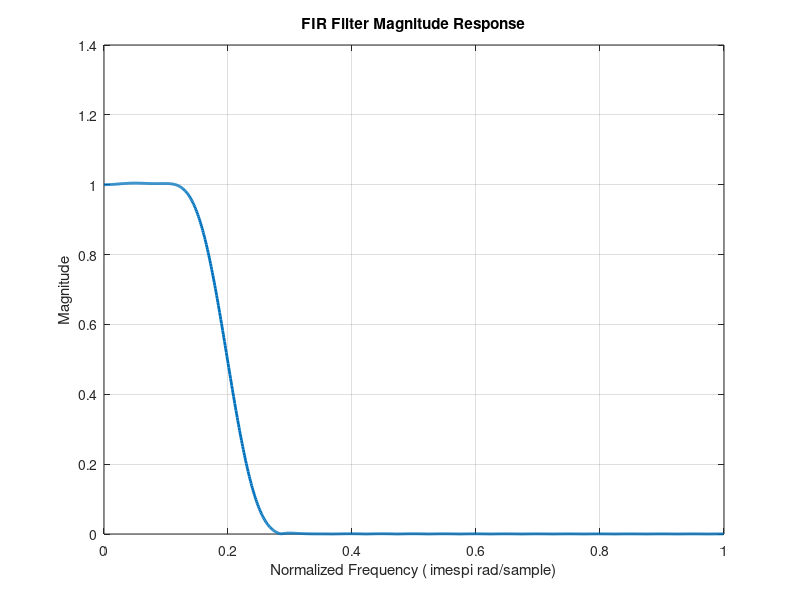

Reproduce this figure in MATLAB. (Note: this script raises an error after producing the figure.)
function b = fir_filter_design()

pkg load signal;

N = 40;
Wn = 0.2;

b = fir1(N, Wn, "low");

% Compute frequency response
[H, W] = freqz(b, 1, 1024);

figure;
plot(W/pi, abs(H), "LineWidth", 2);

title("FIR Filter Magnitude Response");
xlabel("Normalized Frequency (\times\pi rad/sample)");
ylabel("Magnitude");
grid on;

drawnow;

save_plot("fir_response");

end
